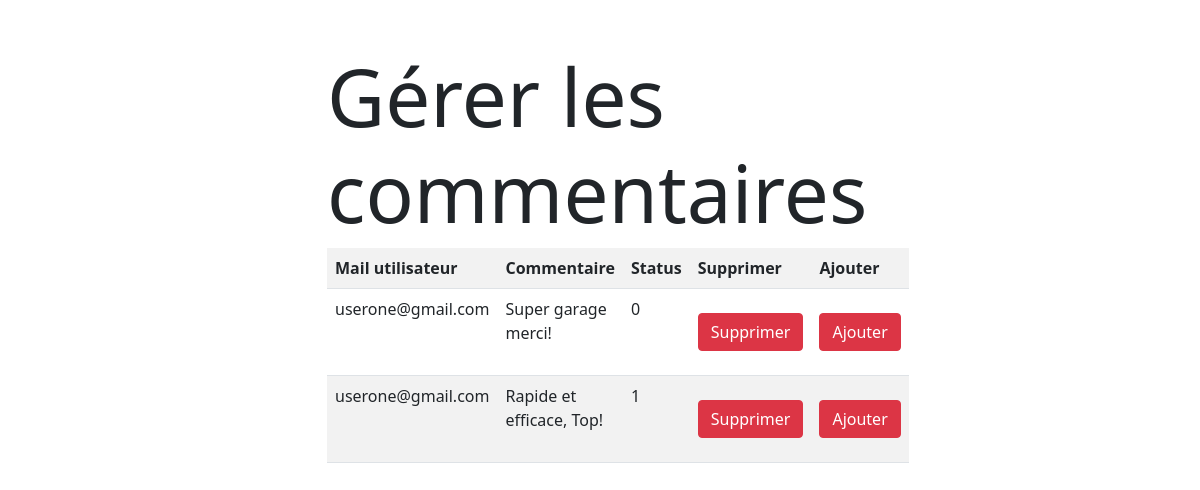
Screenshot of /admin/includes/CommentsForm.php with the database file from the repository.
### tables this page shows
CREATE TABLE `tabcomment` (
    `id` int(11) NOT NULL,
    `usermail` varchar(100) NOT NULL,
    `comment` mediumtext NOT NULL,
    `userrating` int(1) NOT NULL,
    `status` tinyint(1) NOT NULL DEFAULT 0 COMMENT '1=Active | 0=Inactive'
);

### admin/includes/CommentsForm.php (the view, shortened to what this page needs)
<!DOCTYPE html>
<html lang="fr">
<head>
    <link href="https://cdn.jsdelivr.net/npm/bootstrap@5.0.2/dist/css/bootstrap.min.css" rel="stylesheet">
    <link rel="stylesheet" href="https://cdnjs.cloudflare.com/ajax/libs/font-awesome/6.0.0-beta2/css/all.min.css" />
    <link rel="stylesheet" href="assets/css/style.css">
    <link rel="stylesheet" href="https://ajax.googleapis.com/ajax/libs/jqueryui/1.13.2/themes/smoothness/jquery-ui.css">
</head>
<body>
    <div class="container mt-5">
        <div class="row justify-content-center">
            <div class="col-md-6">
                <h1 class="display-1">Gérer les commentaires</h1>
                <table class="table table-striped table-hover">
                    <tr>
                        <th>Mail utilisateur</th>
                        <th>Commentaire</th>
                        <th>Status</th>
                        <th>Supprimer</th>
                        <th>Ajouter</th>
                    </tr>
                    <?php
                    include('../../includes/Config.php');
                    $sql = "SELECT tabcomment.id, tabcomment.usermail, tabcomment.comment, tabcomment.status from tabcomment";
                    $query = $pdo->prepare($sql);
                    $query->execute();
                    $results = $query->fetchAll(PDO::FETCH_OBJ);
                    if ($query->rowCount() > 0) {
                        foreach ($results as $result) {                ?>
                            <tr>
                                <td><?php echo htmlentities($result->usermail); ?></td>
                                <td><?php echo htmlentities($result->comment); ?></td>
                                <td><?php echo htmlentities($result->status); ?></td>
                                <td>
                                    <a class="btn btn-danger my-3" href="DeleteComments.php?delete=<?php echo $result->id;?>" onclick="return confirm('Etes-vous certain de vouloir supprimer?');">Supprimer</a>
                                </td>
                                <td>
                                    <a class="btn btn-danger my-3" href="AddComments.php?add=<?php echo $result->id;?>" onclick="return confirm('Etes-vous certain de vouloir ajouter?');">Ajouter</a>
                                </td>
                            </tr>
                    <?php $cnt = $cnt + 1;
                        }
                    } ?>
                </table>
            </div>
        </div>
    </div>
</body>
</html>

### assets/css/style.css (style rules this page uses)
a { text-decoration: none; color: inherit }
* { margin: 0; padding: 0; box-sizing: border-box; }
html { scroll-behavior: smooth; }

### rows the page displays
tabcomment: usermail "userone@gmail.com", comment "Super garage merci!", status "0"
tabcomment: usermail "userone@gmail.com", comment "Rapide et efficace, Top!", status "1"
